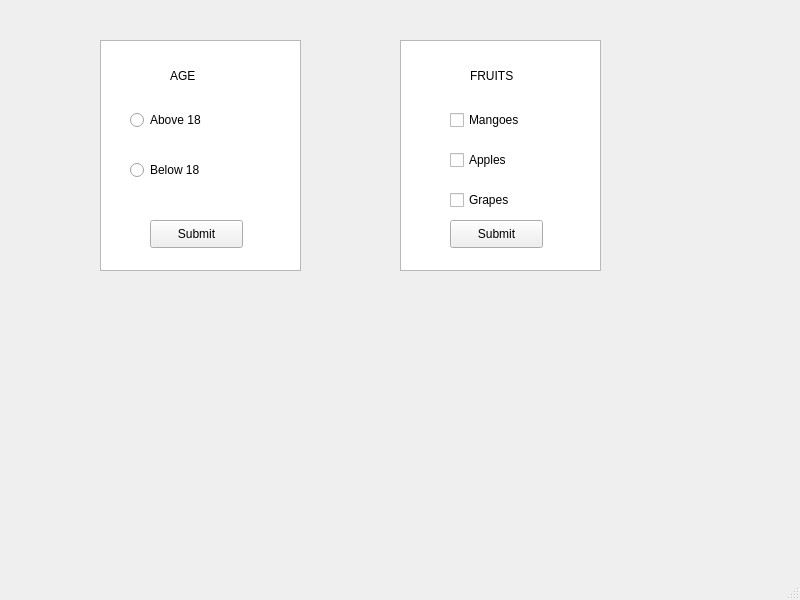
<?xml version="1.0" encoding="UTF-8"?>
<ui version="4.0">
 <class>MainWindow</class>
 <widget class="QMainWindow" name="MainWindow">
  <property name="geometry">
   <rect>
    <x>0</x>
    <y>0</y>
    <width>800</width>
    <height>600</height>
   </rect>
  </property>
  <property name="windowTitle">
   <string>MainWindow</string>
  </property>
  <widget class="QWidget" name="centralwidget">
   <widget class="QTextEdit" name="textEdit">
    <property name="geometry">
     <rect>
      <x>100</x>
      <y>40</y>
      <width>201</width>
      <height>231</height>
     </rect>
    </property>
   </widget>
   <widget class="QTextEdit" name="textEdit_2">
    <property name="geometry">
     <rect>
      <x>400</x>
      <y>40</y>
      <width>201</width>
      <height>231</height>
     </rect>
    </property>
   </widget>
   <widget class="QLabel" name="label">
    <property name="geometry">
     <rect>
      <x>170</x>
      <y>60</y>
      <width>81</width>
      <height>31</height>
     </rect>
    </property>
    <property name="text">
     <string>AGE</string>
    </property>
   </widget>
   <widget class="QLabel" name="label_2">
    <property name="geometry">
     <rect>
      <x>470</x>
      <y>60</y>
      <width>81</width>
      <height>31</height>
     </rect>
    </property>
    <property name="text">
     <string>FRUITS</string>
    </property>
   </widget>
   <widget class="QRadioButton" name="radioButton">
    <property name="geometry">
     <rect>
      <x>130</x>
      <y>110</y>
      <width>95</width>
      <height>20</height>
     </rect>
    </property>
    <property name="text">
     <string>Above 18</string>
    </property>
   </widget>
   <widget class="QRadioButton" name="radioButton_2">
    <property name="geometry">
     <rect>
      <x>130</x>
      <y>160</y>
      <width>95</width>
      <height>20</height>
     </rect>
    </property>
    <property name="text">
     <string>Below 18</string>
    </property>
   </widget>
   <widget class="QCheckBox" name="checkBox">
    <property name="geometry">
     <rect>
      <x>450</x>
      <y>110</y>
      <width>81</width>
      <height>20</height>
     </rect>
    </property>
    <property name="text">
     <string>Mangoes</string>
    </property>
   </widget>
   <widget class="QCheckBox" name="checkBox_2">
    <property name="geometry">
     <rect>
      <x>450</x>
      <y>150</y>
      <width>81</width>
      <height>20</height>
     </rect>
    </property>
    <property name="text">
     <string>Apples</string>
    </property>
   </widget>
   <widget class="QCheckBox" name="checkBox_3">
    <property name="geometry">
     <rect>
      <x>450</x>
      <y>190</y>
      <width>81</width>
      <height>20</height>
     </rect>
    </property>
    <property name="text">
     <string>Grapes</string>
    </property>
   </widget>
   <widget class="QPushButton" name="pushButton">
    <property name="geometry">
     <rect>
      <x>150</x>
      <y>220</y>
      <width>93</width>
      <height>28</height>
     </rect>
    </property>
    <property name="text">
     <string>Submit</string>
    </property>
   </widget>
   <widget class="QPushButton" name="pushButton_2">
    <property name="geometry">
     <rect>
      <x>450</x>
      <y>220</y>
      <width>93</width>
      <height>28</height>
     </rect>
    </property>
    <property name="text">
     <string>Submit</string>
    </property>
   </widget>
  </widget>
  <widget class="QMenuBar" name="menubar">
   <property name="geometry">
    <rect>
     <x>0</x>
     <y>0</y>
     <width>800</width>
     <height>26</height>
    </rect>
   </property>
  </widget>
  <widget class="QStatusBar" name="statusbar"/>
 </widget>
 <resources/>
 <connections/>
</ui>
